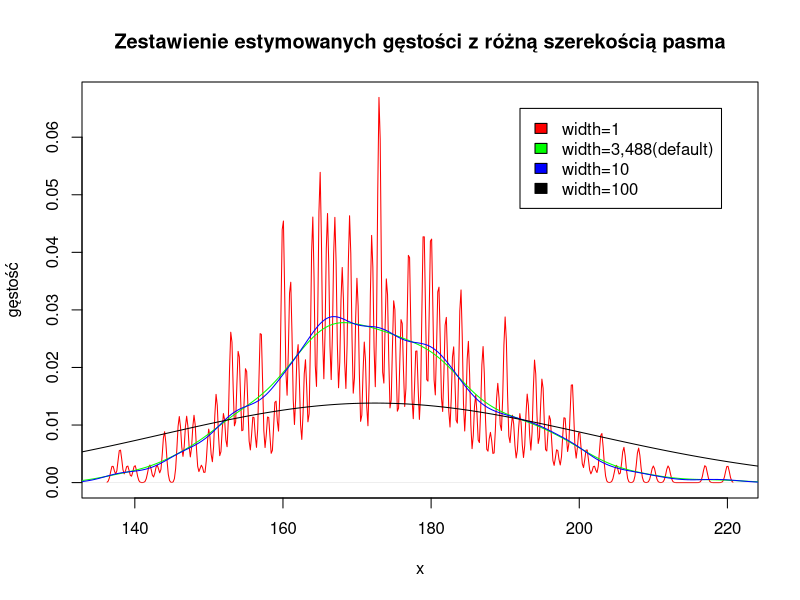
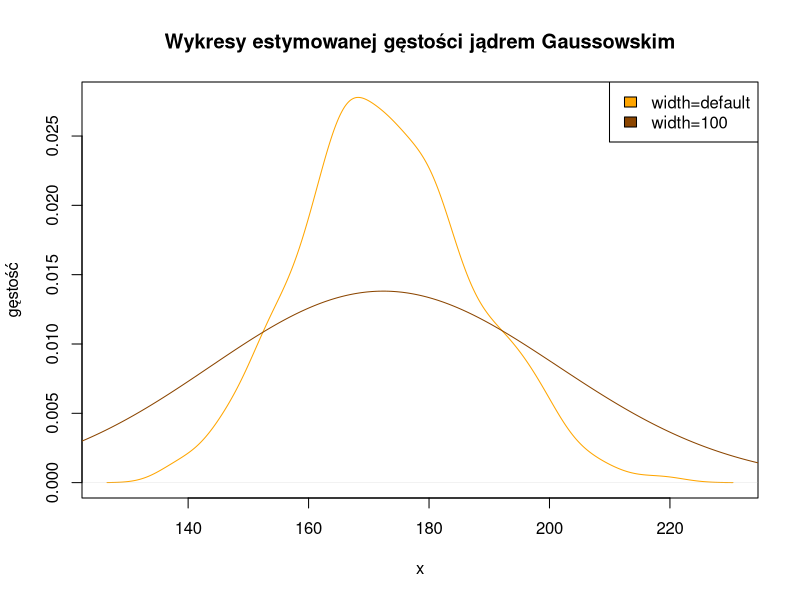
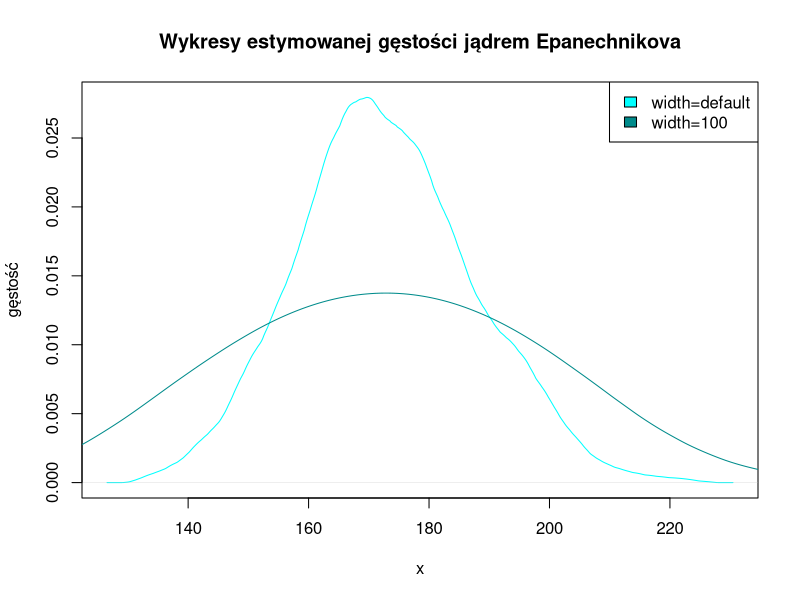
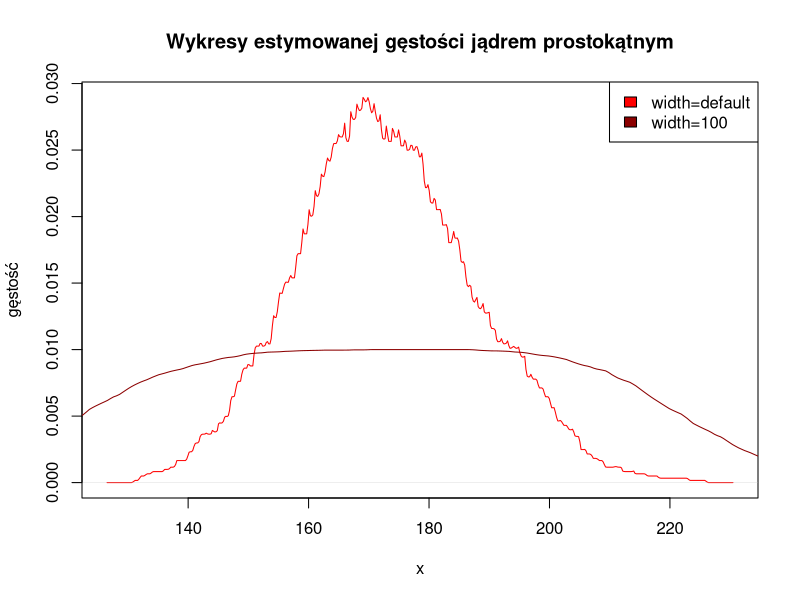
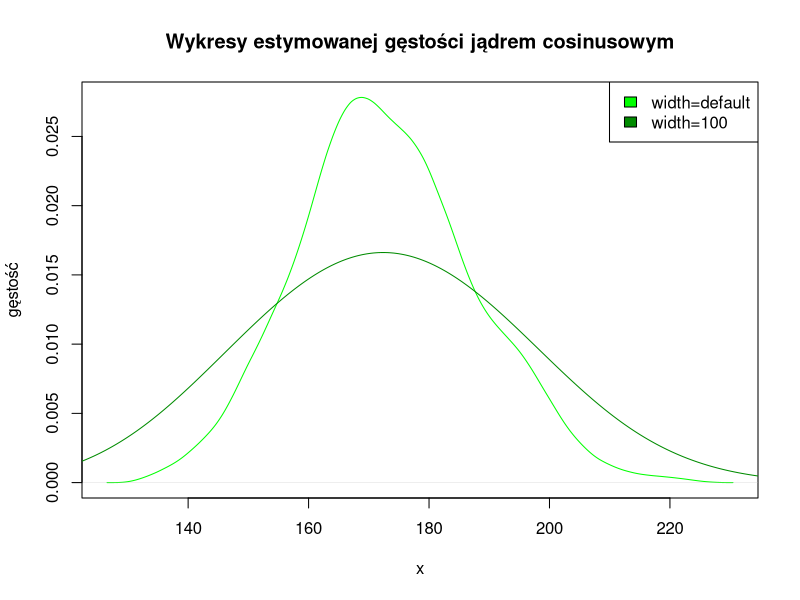
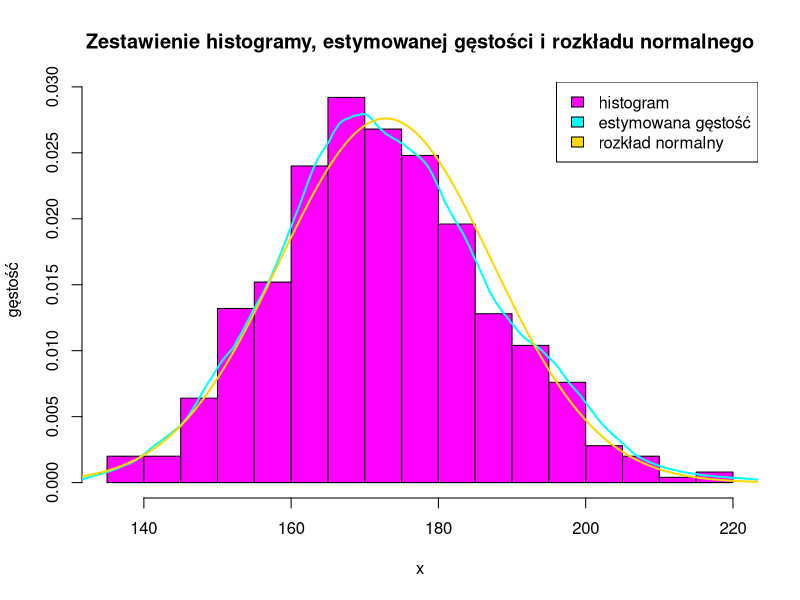
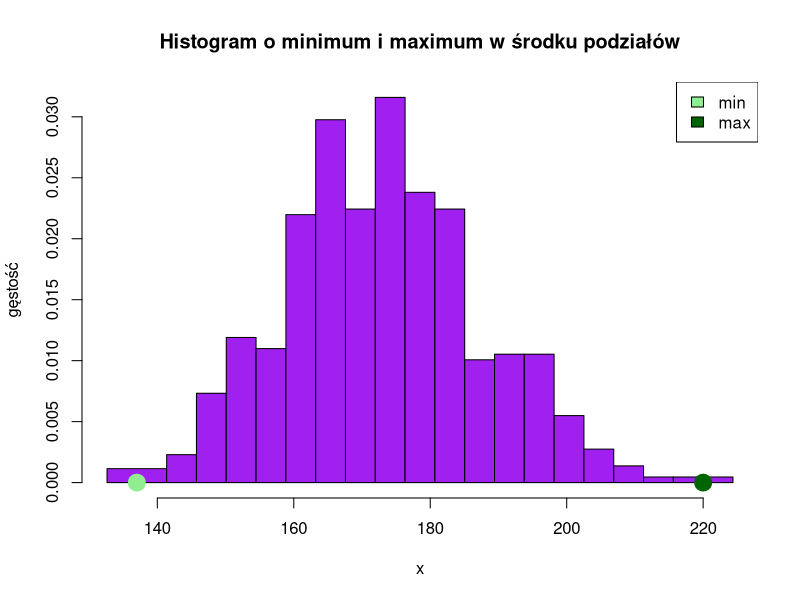
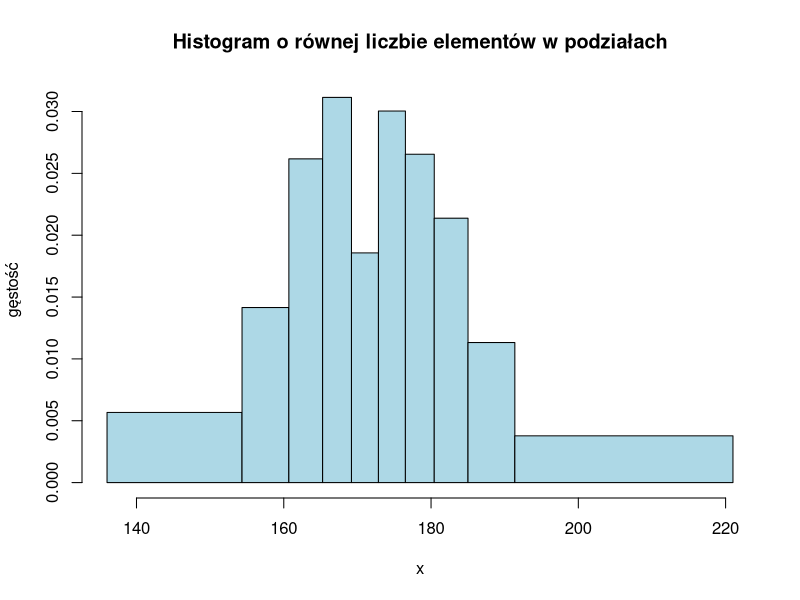

Reproduce these figures in R, in order.
## ---- chunk 1
knitr::opts_chunk$set(echo = TRUE)
## ---- chunk 2
wzrost <- read.csv2("Wzrost.csv", header=FALSE)
colnames(wzrost) <- c("dane")

plot(density(wzrost$dane, width = 1, kernel = "gaussian"), main = "Zestawienie estymowanych gęstości z różną szerekością pasma", xlab = "x", ylab = "gęstość", col="red")
lines(density(wzrost$dane, kernel = "gaussian"), col="green")
lines(density(wzrost$dane, width = 10, kernel = "gaussian"), col="blue")
lines(density(wzrost$dane, width = 100, kernel = "gaussian"), col="black")
legend(x=192, y=0.065, legend = c("width=1", "width=3,488(default)", "width=10", "width=100"), fill = c("red", "green", "blue", "black"))
## ---- chunk 3
plot(density(wzrost$dane, kernel = "gaussian"), main = "Wykresy estymowanej gęstości jądrem Gaussowskim", xlab = "x", ylab = "gęstość", col="orange")
lines(density(wzrost$dane, width = 100, kernel = "gaussian"), col="darkorange4")
legend("topright", legend = c("width=default", "width=100"), fill = c("orange", "darkorange4"))
plot(density(wzrost$dane, kernel = "epanechnikov"), main = "Wykresy estymowanej gęstości jądrem Epanechnikova", xlab = "x", ylab = "gęstość", col="cyan")
lines(density(wzrost$dane, width = 100, kernel = "epanechnikov"), col="cyan4")
legend("topright", legend = c("width=default", "width=100"), fill = c("cyan", "cyan4"))
plot(density(wzrost$dane, kernel = "rectangular"), main = "Wykresy estymowanej gęstości jądrem prostokątnym", xlab = "x", ylab = "gęstość", col="red")
lines(density(wzrost$dane, width = 100, kernel = "rectangular"), col="red4")
legend("topright", legend = c("width=default", "width=100"), fill = c("red", "red4"))
plot(density(wzrost$dane, kernel = "cosine"), main = "Wykresy estymowanej gęstości jądrem cosinusowym", xlab = "x", ylab = "gęstość", col="green")
lines(density(wzrost$dane, width = 100, kernel = "cosine"), col="green4")
legend("topright", legend = c("width=default", "width=100"), fill = c("green", "green4"))
## ---- chunk 4
mu = mean(wzrost$dane); sigma = sd(wzrost$dane)
x = seq(120, 230, length = 500)
hist(wzrost$dane, 15, prob = T, main = "Zestawienie histogramy, estymowanej gęstości i rozkładu normalnego", xlab = "x", ylab = "gęstość", col="magenta")
lines(density(wzrost$dane, kernel = "epanechnikov"), lwd = 2, col = "cyan")
lines(x, dnorm(x, mu, sigma), lwd = 2, col = "gold")
legend("topright", legend = c("histogram", "estymowana gęstość", "rozkład normalny"), fill = c("magenta", "cyan", "gold"))
## ---- chunk 5
k <- 20
podzial <- seq(min(wzrost$dane), max(wzrost$dane), length.out = k)
podzial[1] <- 2*podzial[1]-podzial[2]
n <- length(podzial)
podzial[n] <- 2*podzial[n]-podzial[n-1]
podzial
hist(wzrost$dane, podzial, main = "Histogram o minimum i maximum w środku podziałów", xlab = "x", ylab = "gęstość", col = "purple")
points(x = min(wzrost$dane), y = 0, lwd = 10, col = "lightgreen")
points(x = max(wzrost$dane), y = 0, lwd = 10, col = "darkgreen")
legend("topright", legend = c("min", "max"), fill = c("lightgreen", "darkgreen"))
## ---- chunk 6
k <- 10
podzial <- qnorm(0:k/k, mu, sigma)
podzial[1] <- min(wzrost)-1
podzial[length(podzial)] <- max(wzrost$dane)+1
podzial
hist(wzrost$dane, podzial, main = "Histogram o równej liczbie elementów w podziałach", xlab = "x", ylab = "gęstość", col="lightblue")
